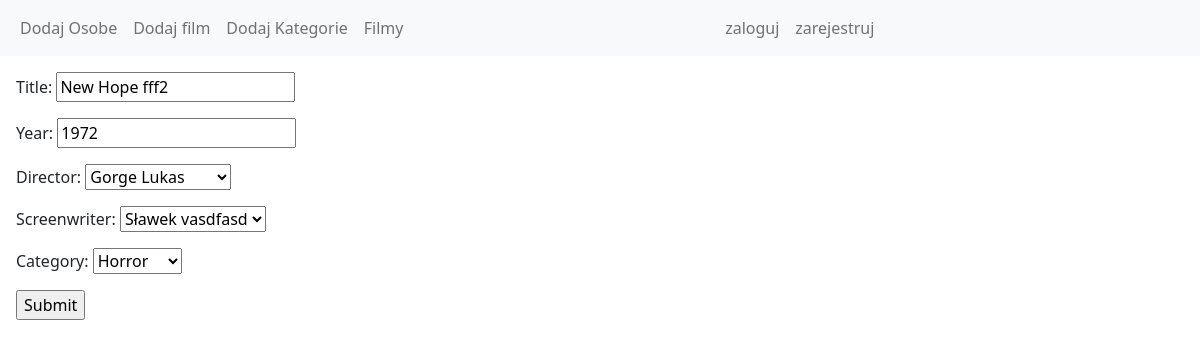
The page /update_movie/1/ on the database its author committed.
### filmy/models.py (models this page shows, shortened)
class Film(models.Model):
    title = models.CharField(max_length=128)
    year = models.IntegerField()
    director = models.ForeignKey(Person, on_delete=models.CASCADE, related_name='directed')
    screenwriter = models.ForeignKey(Person, on_delete=models.CASCADE, related_name='written')
    category = models.ForeignKey(Category, on_delete=models.CASCADE)

### filmy/views.py (the view, shortened to what this page needs)
# urls.py: path('update_movie/<int:pk>/', views.MovieUpdateView.as_view(), name='update_movie'),
class MovieUpdateView(UpdateView):
    model = Film
    template_name = 'add_object.html'
    fields = '__all__'

### filmy/models.py (called while the page is built)
    def __str__(self):
        return f"{self.first_name} {self.last_name}"

    def __str__(self):
        return self.name

### templates/add_object.html
{% extends 'base.html' %}
{% block content %}
    {% include 'form.html' %}
{% endblock %}

### templates/form.html (shortened to what this page needs)
<form method="post">
    {{ form.as_p }}
    <input type="submit">
</form>

### rows shown on the page
Film: title "New Hope fff2", year "1972", director "Gorge Lukas", screenwriter "Sławek vasdfasd", category "Horror"
